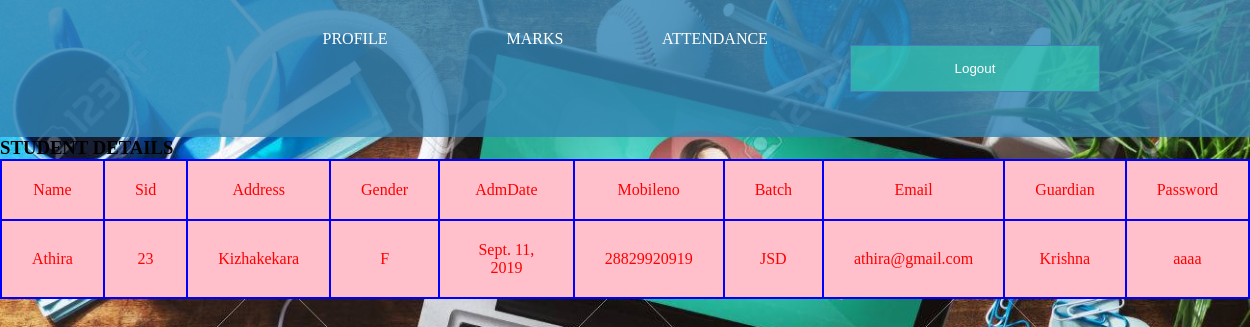
/sprof (signed in), run on the app's committed database.
### regapp/models.py (models this page shows)
class Student(models.Model):
    Sname=models.CharField(max_length=20)
    Sid=models.IntegerField(default="",null="True",blank="True")
    Address=models.CharField(max_length=20)
    Gender=models.CharField(max_length=20)
    AdmDate=models.DateField()
    Mobileno=models.IntegerField()
    Batch=models.CharField(max_length=20)
    Email=models.CharField(max_length=20)
    Guardian=models.CharField(max_length=20)
    Password=models.CharField(max_length=20)
    class meta:
        db_table="Student"

### regapp/views.py (the view)
# urls.py: path('sprof',views.stup,name='sprof'),
def stup(request):
    query1=Student.objects.all().filter(Sname=request.session['Sname'])
    return render(request,'sprof.html',{'authors':query1})

### regapp/templates/sprof.html (shortened to what this page needs)
<DOCTYPE html>
<html>
<head>
{% load static  %}
<link rel="stylesheet"   href="{% static 'css/style.css'%}">
</head>
<body class="c">
<div class="navbar">
    <ul>
        <li><a href="{% url 'sprof' %}">PROFILE </a></li>
        <li><a href="{%url 'stumarv' %}">MARKS </a></li>
        <li><a href="{%url 'stuattv' %}">ATTENDANCE </a></li>
         <li>
            <form  action="{% url 'logouts' %}"  method="POST">
                <input type="submit" value="Logout" name="Logout" class="frm">
            </form>
        </li>
    </ul>
</div>
<div >
<h3>STUDENT DETAILS</h3>
<table>
    <thead>
        <tr>
            <td>Name</td>
            <td>Sid</td>
            <td>Address</td>
            <td>Gender</td>
            <td>AdmDate</td>
            <td>Mobileno</td>
            <td>Batch</td>
            <td>Email</td>
            <td>Guardian</td>
            <td>Password</td>
        </tr>
    </thead>
    <tbody>
    {% if authors %}
    {% for i in authors %}
    <tr>
        <td>{{i.Sname}}</td>
        <td>{{i.Sid}}</td>
        <td>{{i.Address}}</td>
        <td>{{i.Gender}}</td>
        <td>{{i.AdmDate}}</td>
        <td>{{i.Mobileno}}</td>
        <td>{{i.Batch}}</td>
        <td>{{i.Email}}</td>
        <td>{{i.Guardian}}</td>
        <td>{{i.Password}}</td>
    </tr>
    {%endfor%}
    {%endif%}
    </tbody>
</table>
</body>
</html>

### regapp/static/css/style.css (style rules this page uses)
* { margin:0px; padding:0px }
.c { background-image:url(../img/img2.jpg); background-size:cover; }
.navbar { text-align:center; background-color:rgba(50, 132, 180, 0.815); }
.navbar ul { list-style-type:none; display:inline-flex; }
.navbar ul li { border-radius:20px;width:120px;padding:15px;margin:15px }
.navbar ul li { border-radius:15px; width:120px; margin:15px; padding:15px; }
.navbar ul li a { text-decoration:none; color:white; }
.frm { text-align:center; width:250px; margin:15px; padding:15px; background-color:rgba(50, 206, 180, 0.637); color:white; outline:none; border:1px solid #4780b9; transition:0.5s; }

### regapp/templates/sprof.html (style rules this page uses)
table,th,td { border:2px solid blue;border-collapse:collapse;text-align:center;color:red;background-color:pink; }
th,td { padding :20px 30px }

### data on the page
Student: Sname "Athira", Sid "23", Address "Kizhakekara", Gender "F", AdmDate "Sept. 11, 2019", Mobileno "28829920919", Batch "JSD", Email "athira@gmail.com", Guardian "Krishna", Password "aaaa"
